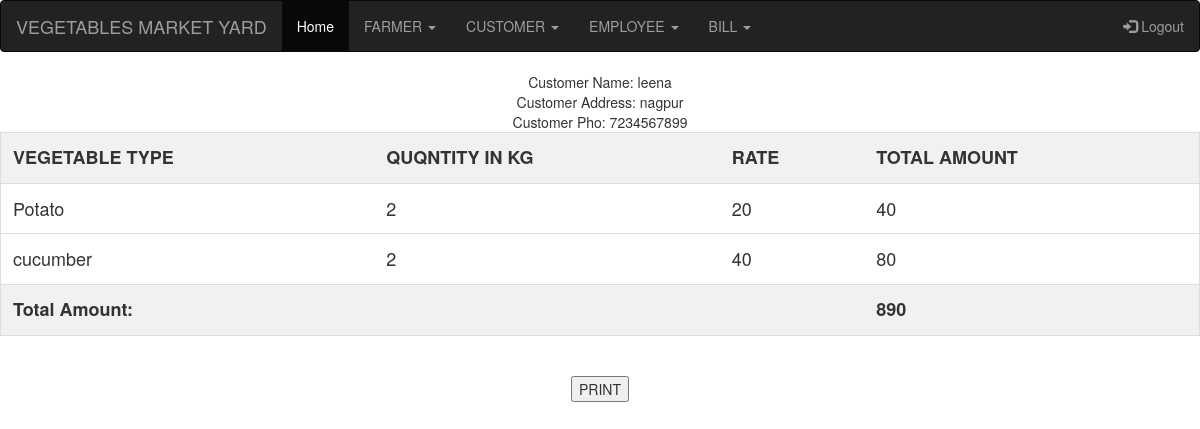
The page /billcus.php?rno=1 (signed in) on the database its author committed.
### tables this page shows
CREATE TABLE IF NOT EXISTS `cutomerveg` (
`ckey` int(15) NOT NULL,
  `ctype` varchar(15) NOT NULL,
  `cquat` int(15) NOT NULL,
  `crate` int(15) NOT NULL,
  `rno` int(15) NOT NULL,
  `cgross` int(15) NOT NULL
);

CREATE TABLE IF NOT EXISTS `customer` (
`cno` int(20) NOT NULL,
  `cname` varchar(20) NOT NULL,
  `cadd` varchar(20) NOT NULL,
  `mno` varchar(20) NOT NULL
);

### billcus.php (the view, shortened to what this page needs)
?><!DOCTYPE html PUBLIC "-//W3C//DTD XHTML 1.0 Transitional//EN" "http://www.w3.org/TR/xhtml1/DTD/xhtml1-transitional.dtd">
<html xmlns="http://www.w3.org/1999/xhtml">
<head>
</head>
<?php
 include("navbar.php");
?>
<?php
include("includes/connect.php");
$rno=$_GET["rno"];
	$result5 = mysqli_query($con,"select * from cutomerveg , billofcustomer,customer where cutomerveg.rno=billofcustomer.rno and customer.cno=billofcustomer.cno and billofcustomer.rno=$rno limit 1 ");
while($row = mysqli_fetch_array($result5))
		{
		$cname = $row['cname'];
		$cadd = $row['cadd'];
		 $mno = $row['mno'];
?>
<center>Customer Name: <?php echo $cname; ?></center>
<center>Customer Address: <?php echo $cadd; ?></center>
<center>Customer Pho: <?php echo $mno; ?></center>
<?php } ?>
<body>
<table id="myTable">
<tr class="header">
<th>VEGETABLE TYPE</th>
<th>QUQNTITY IN KG</th>
<th>RATE</th>
<th>TOTAL AMOUNT</th>
</tr>
<?php
include("includes/connect.php");
$rno=$_GET["rno"];
	$result5 = mysqli_query($con,"select * from cutomerveg , billofcustomer,customer where cutomerveg.rno=billofcustomer.rno and customer.cno=billofcustomer.cno and billofcustomer.rno=$rno ");
while($row = mysqli_fetch_array($result5))
		{
		$ftype = $row['ctype'];
		  $fqty = $row['cquat'];
			$frate= $row['crate'];
			$fgrossamt = $row['cgross'];
?>
<tr align="center">
    <td><?php echo $ftype;?></td>
    <td><?php echo $fqty;?></td>
	<td><?php echo $frate;?></td>
    <td><?php echo $fgrossamt;?></td>
</tr>
<?php } ?>
<?php
include("includes/connect.php");
	$result5 = mysqli_query($con,"select sum(cgross) as t from cutomerveg , billofcustomer,customer where cutomerveg.rno=billofcustomer.rno and customer.cno=billofcustomer.cno ");
while($row = mysqli_fetch_array($result5))
		{
		$total = $row['t'];
?>
<tr align="center" class="header">
    <th colspan="3">Total Amount:</th>
    <th><?php echo $total;?></th>
</tr>
<?php } ?>
</table>
<br><br>
<center><input type="submit"  value="PRINT" name="submit" onclick="window.print();" class="button button4" "></center>
</body>
</html>

### billcus.php (style rules this page uses)
* { box-sizing: border-box; }
#myTable { border-collapse: collapse; width: 100%; border: 1px solid #ddd; font-size: 18px; }
#myTable th, #myTable td { text-align: left; padding: 12px; }
#myTable tr { border-bottom: 1px solid #ddd; }
#myTable tr.header, #myTable tr:hover { background-color: #f1f1f1; }

### rows shown on the page
cutomerveg: customer.cname "leena", customer.cadd "nagpur", customer.mno "7234567899", ctype "Potato", cquat "2", crate "20", cgross "40"
cutomerveg: ctype "cucumber", cquat "2", crate "40", cgross "80"

### other values the page prints
$total "890"
